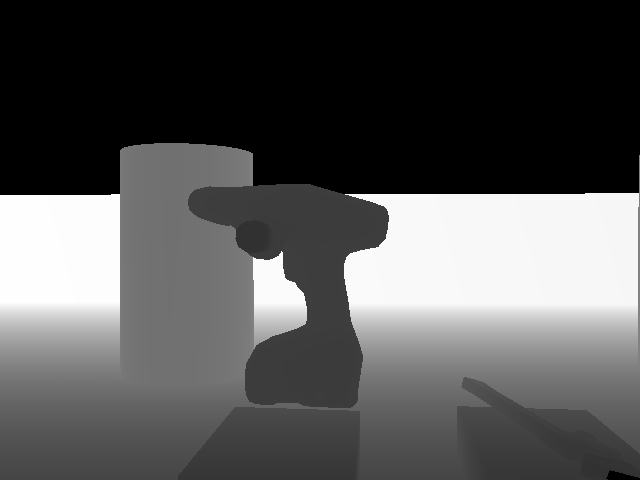
#> input picture Numpy_play/fmode.tiff, 640 x 480 px
$ python stats.py
#> lines starting #> are read from the running program, lines starting #| are printed output that depends on the picture; after the words box and inside, x2 and y2 are one past the last pixel; in counts of white or black regions, pixels touching at a corner belong together
import numpy as np
import matplotlib.pyplot as plt
from PIL import Image

orig = Image.open("fmode.tiff")
#> orig is the input picture: PIL image 640x480 I;16; min 0, max 33767, mean 11384.7
orig = orig.convert('L')
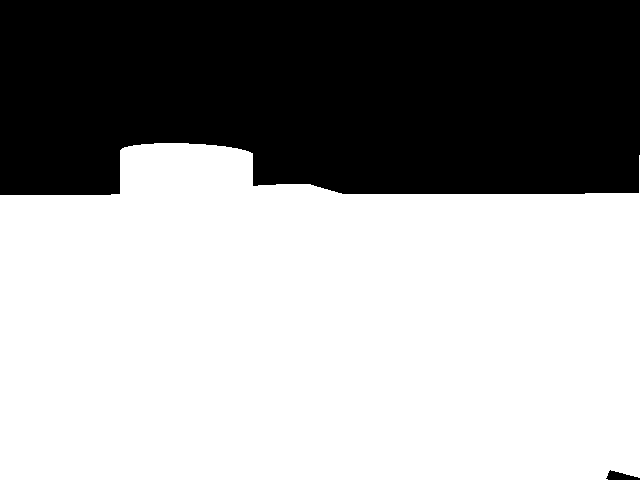
#> orig: PIL image 640x480 L; 61.8% white; 2 black regions, box (x1, y1, x2, y2) and area: (0, 0, 640, 195) 117009, (606, 470, 640, 480) 196
image = Image.open("cropped.tiff", mode="r") # cropped depth map
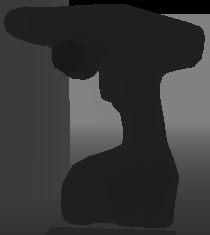
#> input picture Numpy_play/cropped.tiff, 210 x 235 px
#> image is the input picture: PIL image 210x235 RGBA; mean R, G, B, A 54.3, 54.3, 54.3, 255
image = image.convert('L')
#> image: PIL image 210x235 L

image.show()
data = np.array(orig)
data = data.flatten()

plt.hist(data, density=True, bins=20)
print(np.histogram(data))
#| (array([117205,      0,      0,      0,      0,      0,      0,      0,
#|             0, 189995]), array([  0. ,  25.5,  51. ,  76.5, 102. , 127.5, 153. , 178.5, 204. ,
#|        229.5, 255. ]))
#plt.hist(data2, density=True, bins=10)

plt.show()
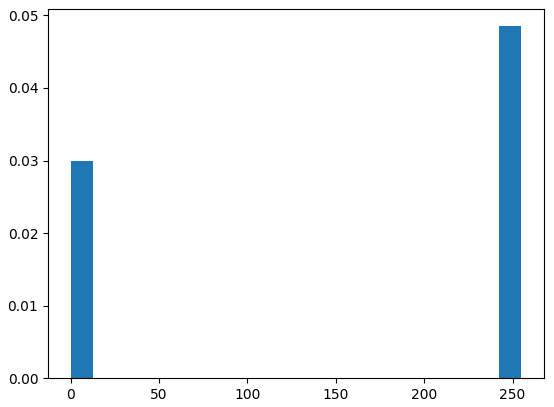
#> figure drawn by matplotlib, 1 panel; tallest bar 0.0485 high, from x = 242.2 to 255

#Reasoning
'''
Assume here, that when an affordance object is identified, the image is likely to be focused around the center.
Also, that the image occupies a decent chunk of the space in the bounding box suggested.
doing a simple quadrant analysis would yield a range of value (based on how good the depth resolution is) that indicates
the likely depth from the camera that the object is located in.

then we can use that number plus a couple standard deviations away from the centre of that mass of points as our 3D "fovea".

so basically I need to create a dynamic range of values based on the min-max of the depth values that exist within that image.

given that the resolution is 2048, and the actual kinect's range is 1.2~3.5m, we can use about 10 bins for this division.


Alternative: Do object segmentation so I don't have to come up with a statistical method, but leave it to the ML model to do it for me.
then the foveation can proceed quite easily from there.  --> probably more interesting for the thesis?


'''
